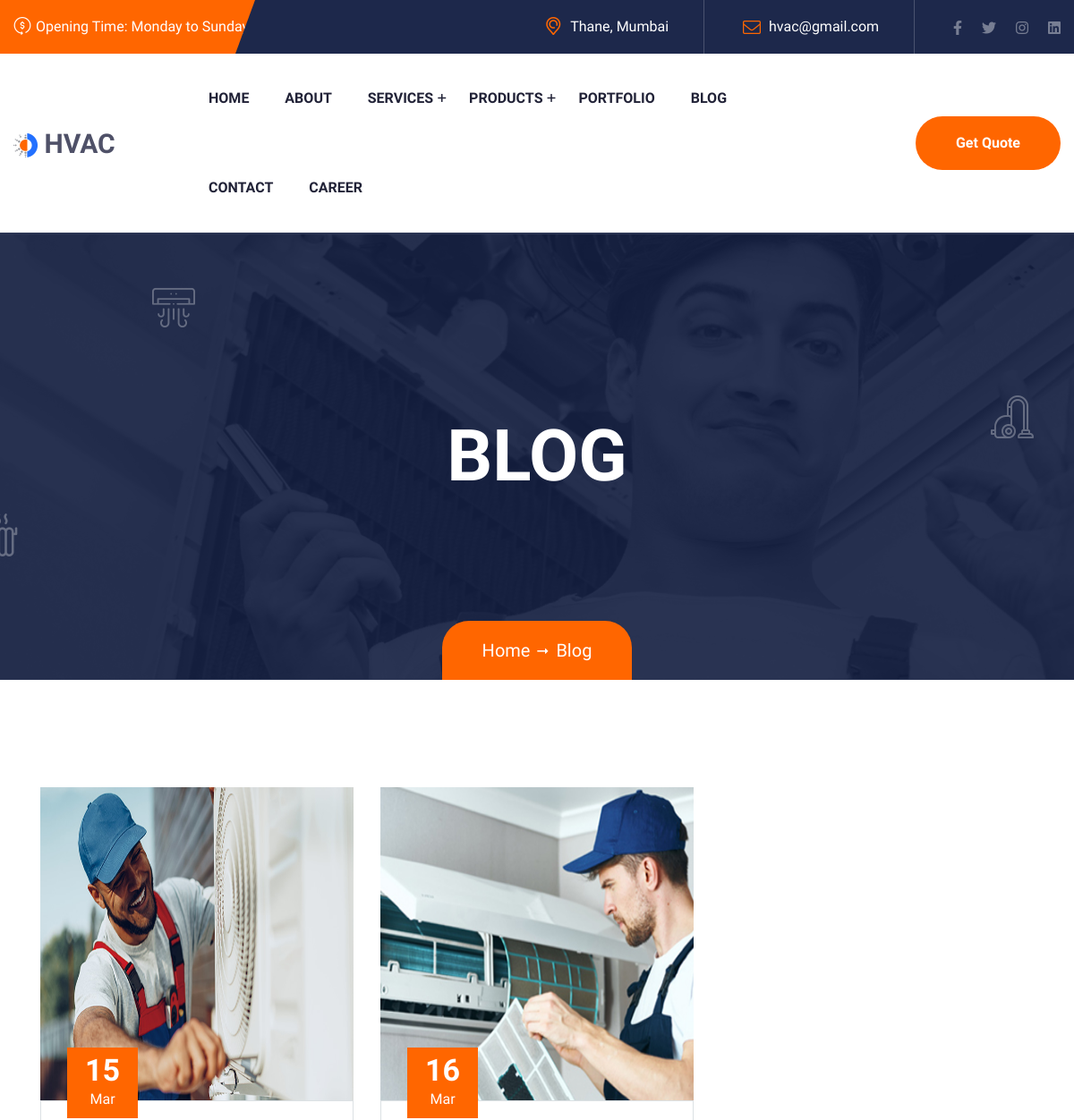
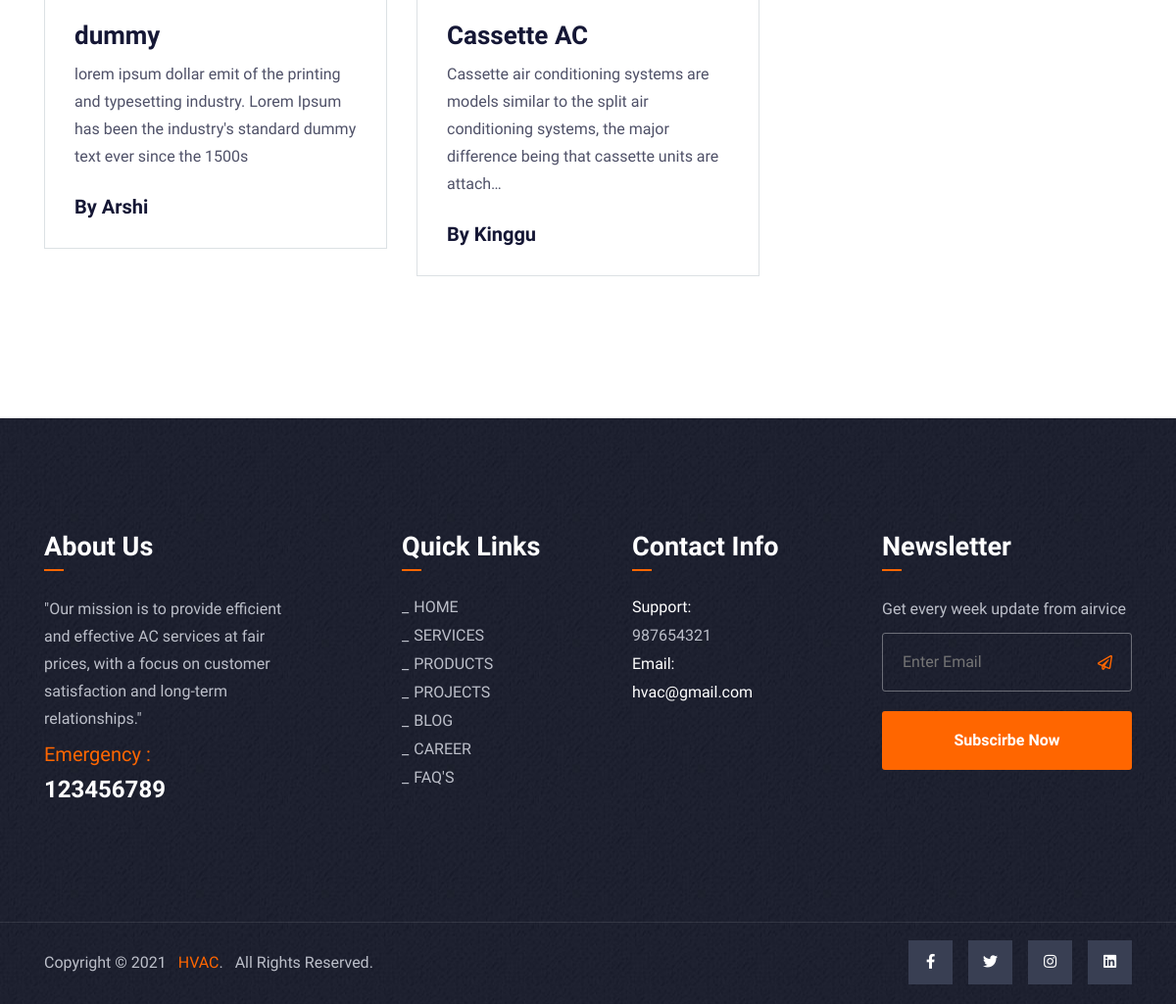
Screenshot of /blogs with the database file from the repository (2 pictures, top to bottom).
### myapp/models.py (models this page shows, shortened)
class Information(models.Model):
    phone = models.CharField(max_length=15)
    phone_2 = models.CharField(max_length=15)
    branch = models.PositiveIntegerField(default=1)
    projects = models.PositiveIntegerField(default=1)
    clients = models.PositiveIntegerField(default=1)
    members = models.PositiveIntegerField(default=1)
    experience = models.PositiveIntegerField(default=1)
    address = models.CharField(max_length=255)
    email = models.EmailField(max_length=200)
    facebook = models.URLField(max_length=200)
    twitter = models.URLField(max_length=200)
    instagram = models.URLField(max_length=200)
    linkedin = models.URLField(max_length=200)

class Blog(models.Model):
    image = models.ImageField(upload_to="blogs", null=False)
    date = models.DateTimeField(auto_now_add=True)
    title = models.CharField(max_length=255)
    slug = models.SlugField(max_length=255, null=True, blank=True)
    description = models.TextField()
    posted_by = models.CharField(max_length=255, null=True)

### myapp/views.py (the view)
# urls.py: path('blogs', views.blogs, name='blogs'),
def blogs(request):
    products = Product.objects.all()
    services = Service.objects.all()
    data = Blog.objects.all()
    info = Information.objects.get(id=1)
    return render(request, "blog.html", {"blogs":data, 'information':info, 'products':products, 'services': services})

### templates/blog.html (shortened to what this page needs)
{% extends "base.html" %}
{% load static %}
{% block address %} <a href="https://www.google.com/maps/place/{{information.address}}">{{information.address}}</a> {% endblock address %}
{% block email %}<a href="mailto:{{information.email}}"><span class="__cf_email__" data-cfemail="771e19111837040e141f1845435914181a">{{information.email}}</span></a>{% endblock email %}
{% block header-socials %}
<a href="{{information.facebook}}"><i class="fab fa-facebook-f"></i></a>
<a href="{{information.twitter}}"><i class="fab fa-twitter"></i></a>
<a href="{{information.instagram}}"><i class="fab fa-instagram"></i></a>
<a href="{{information.linkedin}}"><i class="fab fa-linkedin"></i></a>
{% endblock header-socials %}
{% block body %}
    <main>
            {% load social_share %}
        <div class="page-title-area pt-210 pb-180" data-background="assets/img/bg/page-banner.jpg">
            <div class="container">
                <div class="page-title-icon">
                    <i class="flaticon-air-conditioner hero__icon hero__icon1"></i>
                    <i class="flaticon-heating hero__icon hero__icon2"></i>
                    <i class="flaticon-vacuum-cleaner hero__icon hero__icon3"></i>
                </div>
                <div class="row">
                    <div class="col-12">
                        <div class="page-title text-center">
                            <h2 class="breadcrumb-title">Blog</h2>
                            <div class="breadcrumb-menu">
                                <nav class="breadcrumb-trail breadcrumbs">
                                    <ul class="trail-items">
                                        <li class="trail-item trail-begin"><a href="{% url 'index' %}">Home</a>
                                        </li>
                                        <li class="trail-item trail-end"><span>Blog</span></li>
                                    </ul>
                                </nav>
                            </div>
                        </div>
                    </div>
                </div>
            </div>
        </div>
        <section class="blog-area pt-120 pb-115">
            <div class="container">
                <div class="row">
                    {% for blog in blogs %}
                    <div class="col-lg-4 col-md-6">
                        <div class="ablog ablog-2 mb-30 wow fadeInUp" data-wow-delay=".3s">
                            <div class="ablog__img">
                                <img src="{{blog.image.url}}" class="img-fluid blog" alt="img" >
                            </div>
                            <div class="ablog__text ablog__text2">
                                <div class="blog__date blog__date2">
                                    <h3 class="text-white">{{blog.date|date:"d"}}</h3>
                                    <span class="text-white">{{blog.date|date:"M"}}</span>
                                </div>
                                <h4 class="ablog__text--title ablog__text--title2"><a href="{% url 'blog_details' blog.slug %}">{{blog.title}}</a></h4>
                                <p>{{blog.description|truncatechars:150}}</p>
                                <div class="ablog__user">
                                    <div class="ablog__user--title">
                                        <h5>By {{blog.posted_by}}</h5>
                                    </div>
                                </div>
                            </div>
                        </div>
                    </div>
                    {% endfor %}
                </div>
            </div>
        </section>
    </main>
   {% endblock body %}
{% block phone %}
<h4><a href="tel:{{information.phone}}">{{information.phone}}</a></h4>
{% endblock phone %}
{% block faddress %}
<div class="col-lg-3 col-sm-6">
    <div class="footer__widget mb-30 pl-30 wow fadeInUp" data-wow-delay=".9s">
        <h4 class="footer__widget--title">Contact Info</h4>
        <ul class="widget__contact">
            <li><span>Support:</span><a href="tel:{{information.phone_2}}">{{information.phone_2}}</a></li>
            <li><span>Email:</span> <a
                    href="mailto:{{information.email}}"><span
                        class="__cf_email__"
                        data-cfemail="cba2a5ada48baaa2b9bda2a8aef9ffe5a8a4a6">{{information.email}}</span></a>
            </li>
        </ul>
    </div>
</div>
{% endblock faddress %}
{% block footer-socials %}
<a href="{{information.facebook}}"><i class="fab fa-facebook-f"></i></a>
<a href="{{information.twitter}}"><i class="fab fa-twitter"></i></a>
<a href="{{information.instagram}}"><i class="fab fa-instagram"></i></a>
<a href="{{information.linkedin}}"><i class="fab fa-linkedin"></i></a>
{% endblock footer-socials %}

### static/assets/css/default.css (style rules this page uses)
.mb-30 { margin-bottom: 30px; }
.pt-120 { padding-top: 120px; }
.pb-115 { padding-bottom: 115px; }
.pb-180 { padding-bottom: 180px; }
.pl-30 { padding-left: 30px; }

### rows the page displays
Information: address "Thane, Mumbai", email "hvac@gmail.com", phone "123456789", phone_2 "987654321"
Blog: image (picture), date "15", date "Mar", title "dummy", description "lorem ipsum dollar emit of the printing and typesetting industry. Lorem Ipsum has been the industry's standard dummy text ever since the 1500s", posted_by "Arshi"
Blog: image (picture), date "16", date "Mar", title "Cassette AC", description "Cassette air conditioning systems are models similar to the split air conditioning systems, the major difference being that cassette units are attach…", posted_by "Kinggu"
